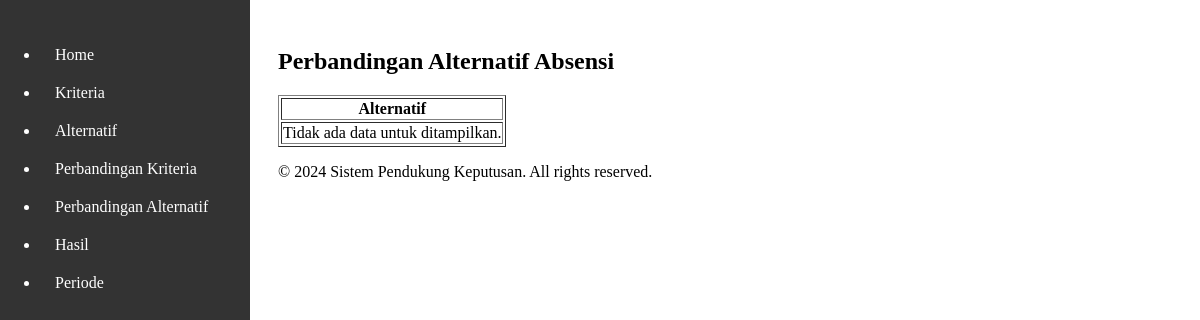
The app's page /index.php?page=absensi, older data.
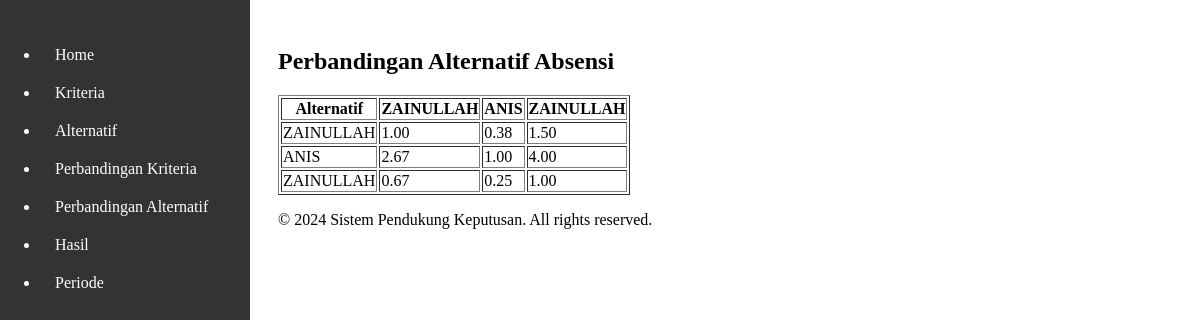
The same page, newer data.
### tables this page shows
CREATE TABLE `alternatif` (
  `id_alternatif` int(11) NOT NULL,
  `nama` varchar(255) DEFAULT NULL,
  `kelas` int(11) DEFAULT NULL,
  `nilai_raport` decimal(5,2) DEFAULT NULL,
  `extrakurikuler` decimal(5,2) DEFAULT NULL,
  `prestasi` decimal(5,2) DEFAULT NULL,
  `absensi` decimal(5,2) DEFAULT NULL
);

### perbandingan/alternatif/absensi.php (the view, shortened to what this page needs)
<?php
include 'config.php';
$sql = "SELECT id_alternatif, nama, absensi FROM alternatif";
$result = $conn->query($sql);
$alternatifs = [];
while ($row = $result->fetch_assoc()) {
    $alternatifs[$row['id_alternatif']] = $row;
}
function calculate_ahp_absensi($alternatifs)
{
    global $conn;
    $matrix = [];
    foreach ($alternatifs as $id1 => $alt1) {
        foreach ($alternatifs as $id2 => $alt2) {
            if ($alt2['absensi'] != 0) {
                $matrix[$id1][$id2] = $alt1['absensi'] / $alt2['absensi'];
            } else {
                $matrix[$id1][$id2] = 0;
            }
        }
    }
    foreach ($matrix as $row_id => $row) {
        $sum = array_sum($row);
    }
    $sql = "INSERT INTO perbandingan_alternatif_absensi (alternatif1_id, alternatif2_id, nilai)
            VALUES (?, ?, ?)";
    $stmt = $conn->prepare($sql);
    return $matrix;
}
$matrix = calculate_ahp_absensi($alternatifs);
?>
<h2>Perbandingan Alternatif Absensi</h2>
<table border="1">
    <thead>
        <tr>
            <th>Alternatif</th>
            <?php foreach ($alternatifs as $alt) : ?>
                <th><?php echo htmlspecialchars($alt['nama']); ?></th>
            <?php endforeach; ?>
        </tr>
    </thead>
    <tbody>
        <?php if (!empty($matrix)) : ?>
            <?php foreach ($alternatifs as $id1 => $alt1) : ?>
                <tr>
                    <td><?php echo htmlspecialchars($alt1['nama']); ?></td>
                    <?php foreach ($alternatifs as $id2 => $alt2) : ?>
                        <td>
                            <?php echo isset($matrix[$id1][$id2]) ? number_format($matrix[$id1][$id2], 2) : '0'; ?>
                        </td>
                    <?php endforeach; ?>
                </tr>
            <?php endforeach; ?>
        <?php else : ?>
            <tr>
                <td colspan="<?php echo count($alternatifs) + 1; ?>">Tidak ada data untuk ditampilkan.</td>
            </tr>
        <?php endif; ?>
    </tbody>
</table>

Row changes from the older to the newer data that the page shows:
added alternatif: nama "ZAINULLAH", id2 "1.00", id2 "2.67", id2 "0.67"
added alternatif: nama "ANIS", id2 "0.38", id2 "1.00", id2 "0.25"
added alternatif: nama "ZAINULLAH", id2 "1.50", id2 "4.00", id2 "1.00"
Text that changed along with them:
text no longer shown: "Tidak ada data untuk ditampilkan."
